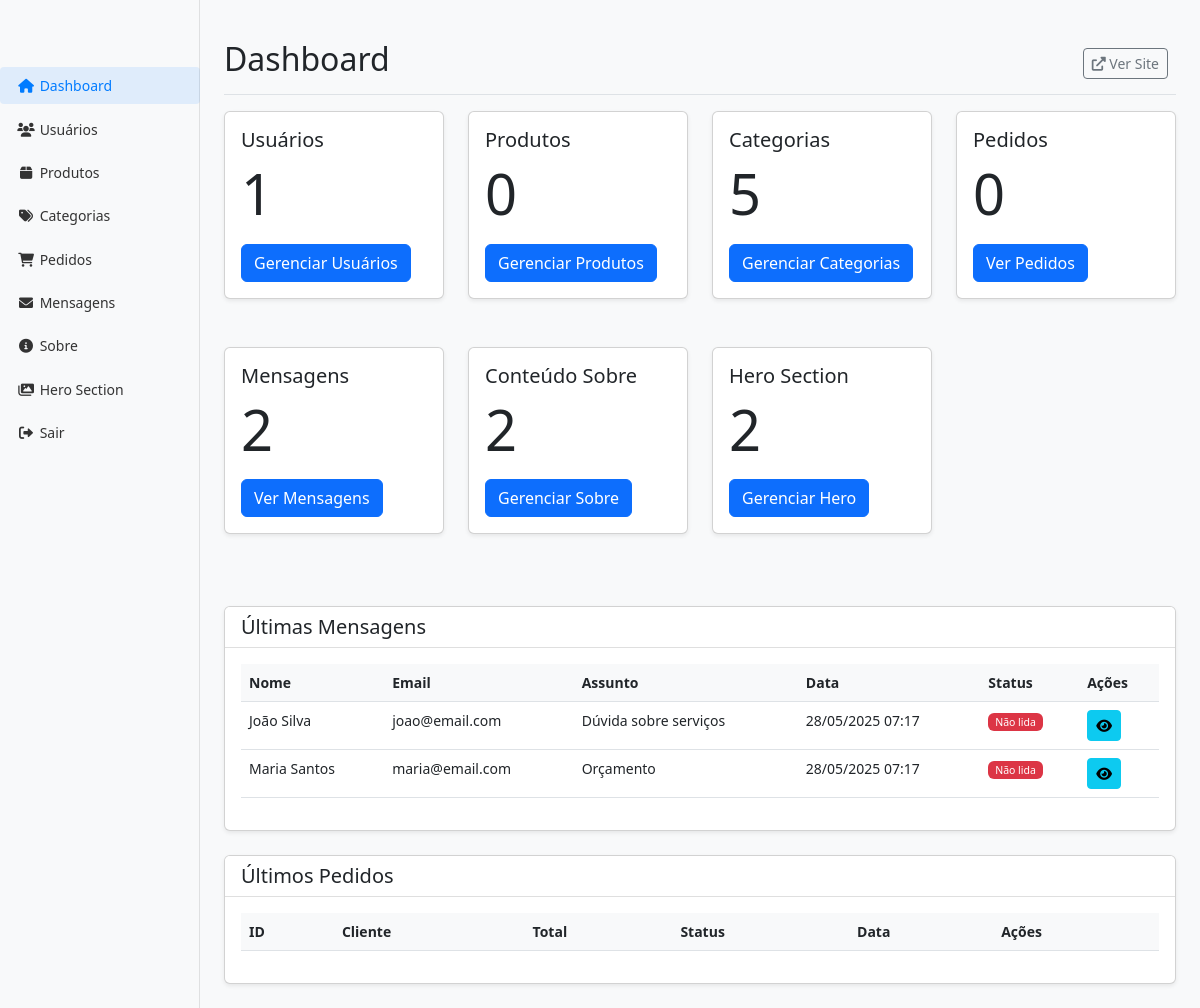
Page /admin/index.php (signed in) on the committed database.
### tables this page shows
CREATE TABLE IF NOT EXISTS mensagens_contato (
    id INT PRIMARY KEY AUTO_INCREMENT,
    nome VARCHAR(100) NOT NULL,
    email VARCHAR(100) NOT NULL,
    telefone VARCHAR(20),
    assunto VARCHAR(200) NOT NULL,
    mensagem TEXT NOT NULL,
    status ENUM('não lida', 'lida', 'respondida') DEFAULT 'não lida',
    data_envio TIMESTAMP DEFAULT CURRENT_TIMESTAMP,
    data_atualizacao TIMESTAMP DEFAULT CURRENT_TIMESTAMP ON UPDATE CURRENT_TIMESTAMP
);

### admin/index.php (the view, shortened to what this page needs)
<?php
require_once "../config/database.php";
$total_mensagens = $conn->query("SELECT COUNT(*) FROM mensagens_contato")->fetchColumn();
$total_sobre = $conn->query("SELECT COUNT(*) FROM sobre_conteudo")->fetchColumn();
$total_hero = $conn->query("SELECT COUNT(*) FROM hero_images")->fetchColumn();
$total_usuarios = $conn->query("SELECT COUNT(*) FROM usuarios")->fetchColumn();
$total_produtos = $conn->query("SELECT COUNT(*) FROM produtos")->fetchColumn();
$total_categorias = $conn->query("SELECT COUNT(*) FROM categorias")->fetchColumn();
$total_pedidos = $conn->query("SELECT COUNT(*) FROM pedidos")->fetchColumn();
$stmt = $conn->query("SELECT * FROM mensagens_contato ORDER BY data_envio DESC LIMIT 5");
$ultimas_mensagens = $stmt->fetchAll(PDO::FETCH_ASSOC);
?>
<!DOCTYPE html>
<html lang="pt-BR">
<head>
    <link href="https://cdn.jsdelivr.net/npm/bootstrap@5.3.0/dist/css/bootstrap.min.css" rel="stylesheet">
    <link href="https://cdnjs.cloudflare.com/ajax/libs/font-awesome/6.0.0/css/all.min.css" rel="stylesheet">
    <link href="../assets/css/admin.css" rel="stylesheet">
</head>
<body>
    <div class="container-fluid">
        <div class="row">
            <nav class="col-md-3 col-lg-2 d-md-block bg-light sidebar">
                <div class="position-sticky pt-3">
                    <ul class="nav flex-column">
                        <li class="nav-item">
                            <a class="nav-link active" href="index.php">
                                <i class="fas fa-home"></i> Dashboard
                            </a>
                        </li>
                        <li class="nav-item">
                            <a class="nav-link" href="usuarios.php">
                                <i class="fas fa-users"></i> Usuários
                            </a>
                        </li>
                        <li class="nav-item">
                            <a class="nav-link" href="produtos.php">
                                <i class="fas fa-box"></i> Produtos
                            </a>
                        </li>
                        <li class="nav-item">
                            <a class="nav-link" href="categorias.php">
                                <i class="fas fa-tags"></i> Categorias
                            </a>
                        </li>
                        <li class="nav-item">
                            <a class="nav-link" href="pedidos.php">
                                <i class="fas fa-shopping-cart"></i> Pedidos
                            </a>
                        </li>
                        <li class="nav-item">
                            <a class="nav-link" href="mensagens.php">
                                <i class="fas fa-envelope"></i> Mensagens
                            </a>
                        </li>
                        <li class="nav-item">
                            <a class="nav-link" href="sobre.php">
                                <i class="fas fa-info-circle"></i> Sobre
                            </a>
                        </li>
                        <li class="nav-item">
                            <a class="nav-link" href="gerenciar-hero.php">
                                <i class="fas fa-images"></i> Hero Section
                            </a>
                        </li>
                        <li class="nav-item">
                            <a class="nav-link" href="index.php">
                                <i class="fas fa-sign-out-alt"></i> Sair
                            </a>
                        </li>
                    </ul>
                </div>
            </nav>
            <main class="col-md-9 ms-sm-auto col-lg-10 px-md-4">
                <div class="d-flex justify-content-between flex-wrap flex-md-nowrap align-items-center pt-3 pb-2 mb-3 border-bottom">
                    <h1 class="h2">Dashboard</h1>
                    <div class="btn-toolbar mb-2 mb-md-0">
                        <div class="btn-group me-2">
                            <a href="../index.php" class="btn btn-sm btn-outline-secondary" target="_blank">
                                <i class="fas fa-external-link-alt"></i> Ver Site
                            </a>
                        </div>
                    </div>
                </div>
                <div class="row">
                    <div class="col-md-3 mb-4">
                        <div class="card">
                            <div class="card-body">
                                <h5 class="card-title">Usuários</h5>
                                <p class="card-text display-4"><?php echo $total_usuarios; ?></p>
                                <a href="usuarios.php" class="btn btn-primary">Gerenciar Usuários</a>
                            </div>
                        </div>
                    </div>
                    <div class="col-md-3 mb-4">
                        <div class="card">
                            <div class="card-body">
                                <h5 class="card-title">Produtos</h5>
                                <p class="card-text display-4"><?php echo $total_produtos; ?></p>
                                <a href="produtos.php" class="btn btn-primary">Gerenciar Produtos</a>
                            </div>
                        </div>
                    </div>
                    <div class="col-md-3 mb-4">
                        <div class="card">
                            <div class="card-body">
                                <h5 class="card-title">Categorias</h5>
                                <p class="card-text display-4"><?php echo $total_categorias; ?></p>
                                <a href="categorias.php" class="btn btn-primary">Gerenciar Categorias</a>
                            </div>
                        </div>
                    </div>
                    <div class="col-md-3 mb-4">
                        <div class="card">
                            <div class="card-body">
                                <h5 class="card-title">Pedidos</h5>
                                <p class="card-text display-4"><?php echo $total_pedidos; ?></p>
                                <a href="pedidos.php" class="btn btn-primary">Ver Pedidos</a>
                            </div>
                        </div>
                    </div>
                </div>
                <div class="row">
                    <div class="col-md-3 mb-4">
                        <div class="card">
                            <div class="card-body">
                                <h5 class="card-title">Mensagens</h5>
                                <p class="card-text display-4"><?php echo $total_mensagens; ?></p>
                                <a href="mensagens.php" class="btn btn-primary">Ver Mensagens</a>
                            </div>
                        </div>
                    </div>
                    <div class="col-md-3 mb-4">
                        <div class="card">
                            <div class="card-body">
                                <h5 class="card-title">Conteúdo Sobre</h5>
                                <p class="card-text display-4"><?php echo $total_sobre; ?></p>
                                <a href="sobre.php" class="btn btn-primary">Gerenciar Sobre</a>
                            </div>
                        </div>
                    </div>
                    <div class="col-md-3 mb-4">
                        <div class="card">
                            <div class="card-body">
                                <h5 class="card-title">Hero Section</h5>
                                <p class="card-text display-4"><?php echo $total_hero; ?></p>
                                <a href="hero.php" class="btn btn-primary">Gerenciar Hero</a>
                            </div>
                        </div>
                    </div>
                </div>
                <div class="card mt-4">
                    <div class="card-header">
                        <h5 class="mb-0">Últimas Mensagens</h5>
                    </div>
                    <div class="card-body">
                        <div class="table-responsive">
                            <table class="table">
                                <thead>
                                    <tr>
                                        <th>Nome</th>
                                        <th>Email</th>
                                        <th>Assunto</th>
                                        <th>Data</th>
                                        <th>Status</th>
                                        <th>Ações</th>
                                    </tr>
                                </thead>
                                <tbody>
                                    <?php foreach ($ultimas_mensagens as $mensagem): ?>
                                    <tr>
                                        <td><?php echo htmlspecialchars($mensagem['nome']); ?></td>
                                        <td><?php echo htmlspecialchars($mensagem['email']); ?></td>
                                        <td><?php echo htmlspecialchars($mensagem['assunto']); ?></td>
                                        <td><?php echo date('d/m/Y H:i', strtotime($mensagem['data_envio'])); ?></td>
                                        <td>
                                            <span class="badge bg-<?php echo $mensagem['status'] == 'não lida' ? 'danger' : ($mensagem['status'] == 'lida' ? 'warning' : 'success'); ?>">
                                                <?php echo ucfirst($mensagem['status']); ?>
                                            </span>
                                        </td>
                                        <td>
                                            <a href="ver_mensagem.php?id=<?php echo $mensagem['id']; ?>" class="btn btn-sm btn-info">
                                                <i class="fas fa-eye"></i>
                                            </a>
                                        </td>
                                    </tr>
                                    <?php endforeach; ?>
                                </tbody>
                            </table>
                        </div>
                    </div>
                </div>
                <div class="card mt-4">
                    <div class="card-header">
                        <h5 class="mb-0">Últimos Pedidos</h5>
                    </div>
                    <div class="card-body">
                        <div class="table-responsive">
                            <table class="table">
                                <thead>
                                    <tr>
                                        <th>ID</th>
                                        <th>Cliente</th>
                                        <th>Total</th>
                                        <th>Status</th>
                                        <th>Data</th>
                                        <th>Ações</th>
                                    </tr>
                                </thead>
                            </table>
                        </div>
                    </div>
                </div>
            </main>
        </div>
    </div>
</body>
</html>

### assets/css/admin.css (style rules this page uses)
body { font-size: .875rem; background-color: #f8f9fa; }
.sidebar { position: fixed; top: 0; bottom: 0; left: 0; z-index: 100; padding: 48px 0 0; box-shadow: inset -1px 0 0 rgba(0, 0, 0, .1); background-color: #fff; }
.sidebar .nav-link { font-weight: 500; color: #333; padding: 0.5rem 1rem; margin: 0.2rem 0; border-radius: 0.25rem; }
.sidebar .nav-link.active { color: #007bff; background-color: rgba(0, 123, 255, 0.1); }
.sidebar .nav-link i { width: 20px; text-align: center; }
main { margin-top: 48px; padding-top: 1.5rem; }
.card { margin-bottom: 1.5rem; box-shadow: 0 0.125rem 0.25rem rgba(0, 0, 0, 0.075); }
.card-header { background-color: #fff; border-bottom: 1px solid rgba(0, 0, 0, 0.125); }
.table th { font-weight: 600; background-color: #f8f9fa; }
.badge { font-weight: 500; padding: 0.35em 0.65em; }

### rows in the picture
mensagens_contato: nome "João Silva", email "joao@email.com", assunto "Dúvida sobre serviços", data_envio "28/05/2025 07:17", status "Não lida"
mensagens_contato: nome "Maria Santos", email "maria@email.com", assunto "Orçamento", data_envio "28/05/2025 07:17", status "Não lida"

### other values in the picture
$total_usuarios "1"
$total_produtos "0"
$total_categorias "5"
$total_pedidos "0"
$total_mensagens "2"
$total_sobre "2"
$total_hero "2"
